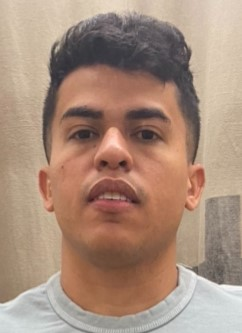
#> input picture imagen/Lender Lucas.jpg, 242 x 333 px; the run also reads 1 picture not shown here
$ python point_two.py
#> lines starting #> are read from the running program, lines starting #| are printed output that depends on the picture
import numpy as np
import os
import cv2
import matplotlib.pyplot as plt

# Cargar la imagen en color
img = cv2.imread('./imagen/Lender Lucas.jpg')
#> img is the input picture: shape (333, 242, 3); mean B, G, R 123.7, 141, 168.6

# Convertir la imagen a escala de grises
gray = cv2.cvtColor(img, cv2.COLOR_BGR2GRAY)
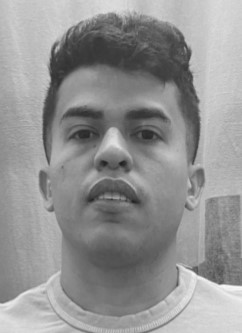
#> gray: shape (333, 242); min 29, max 249, mean 147.3

# Redimensionar la imagen a 256x256 píxeles
resized = cv2.resize(gray, (256, 256), interpolation=cv2.INTER_AREA)
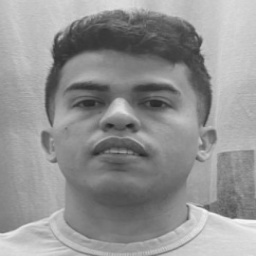
#> resized: shape (256, 256); min 31, max 246, mean 147.2

# Guardar la imagen editada
cv2.imwrite('./imagen/gray_Lender_Lucas.jpg', resized)

# ruta donde se encuentran las imágenes
ruta_imagenes = './imagen/'

# leer todas las imágenes en la ruta
for filename in os.listdir(ruta_imagenes):
    # asegurarse de que el archivo es una imagen
    if filename.endswith('.jpg') or filename.endswith('.png'):
        # leer la imagen y almacenarla en una matriz numpy
        imagen = cv2.imread(os.path.join(ruta_imagenes, filename))

        # realizar operaciones en la imagen (por ejemplo, mostrarla en una ventana)
        #cv2.imshow('Imagen', imagen)
        #cv2.waitKey(0)

# Ruta completa de las imágenes
path = ruta_imagenes
#> path = './imagen/'

# Obtener los nombres de los archivos en la ruta
files = os.listdir(path)
#> files = ['Alejandro Ruiz.jpeg', 'AlejandroC.jpeg', 'CamiloLR.jpeg', 'Lender Lucas.jpg', 'my_Imagen.jpg']

# Filtrar los archivos para obtener solo las imágenes
image_files = [file for file in files if file.endswith('.jpg') or file.endswith('.png')]
#> image_files = ['Lender Lucas.jpg', 'my_Imagen.jpg']

# Agregar la ruta completa a cada nombre de archivo
full_paths = [os.path.join(path, file) for file in image_files]

# Imprimir la lista de nombres de archivo completos
#print(full_paths)

# Cargar las imágenes de los rostros de tus compañeros de clase y convertirlas a escala de grises
classmates_filenames = full_paths
#> classmates_filenames = ['./imagen/Lender Lucas.jpg', './imagen/my_Imagen.jpg']
classmates_images = []
for filename in classmates_filenames:
    image = cv2.imread(filename)
    gray_image = cv2.cvtColor(image, cv2.COLOR_BGR2GRAY)
    classmates_images.append(gray_image)

# Resize the images to the same size, if necessary
height, width = classmates_images[0].shape[:2]
#> height = 333; width = 242
resized_images = [cv2.resize(image, (width, height)) for image in classmates_images]
#> resized_images = 2 items

# Calculate the average face
mean_face = np.mean(resized_images, axis=0)
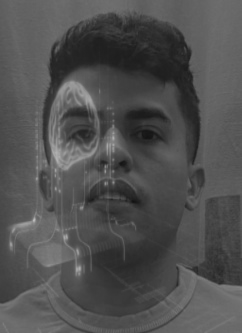
#> mean_face: shape (333, 242) float64; min 18, max 187, mean 80.5

# Plot the average face
mean_face = cv2.resize(mean_face, (256, 256), interpolation=cv2.INTER_AREA)
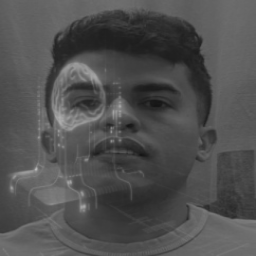
#> mean_face: shape (256, 256) float64; min 20.74, max 185.1, mean 80.5
plt.imshow(mean_face, cmap='gray')
plt.show()

# Calculate the Euclidean distance between your face and the average face
your_image = cv2.imread('my_imagen.jpg')
your_gray_image = cv2.cvtColor(your_image, cv2.COLOR_BGR2GRAY)
resized_your_image = cv2.resize(your_gray_image, (width, height))
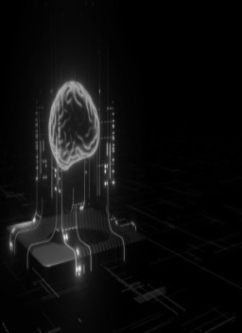
#> resized_your_image: shape (333, 242); min 0, max 234, mean 13.8
#> (the run stopped early here; a loop or call above may not have finished)
